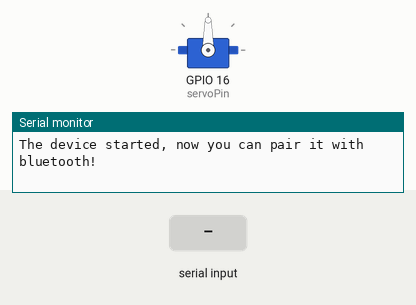
This sketch was run on a simulated ESP32. Parts: servo, the last lines printed to the serial monitor. The test bench sets the inputs (shaded band). Nothing arrives over Bluetooth unless stated.

Above: at 1.2 s.
1.3 s: "1\n" received over Serial
At 2.3 s:
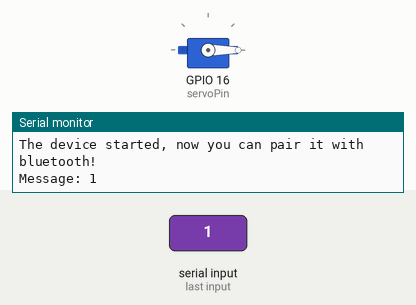
4.5 s: "2\n" received over Serial
At 5.7 s:
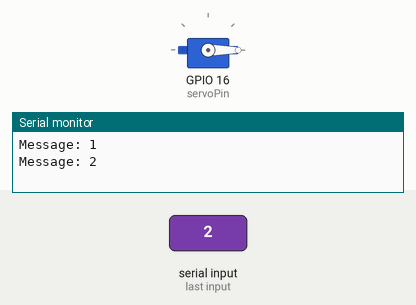
Timing chart, 0 to 7.5 s (numbered marks = the images above; inputs shaded):
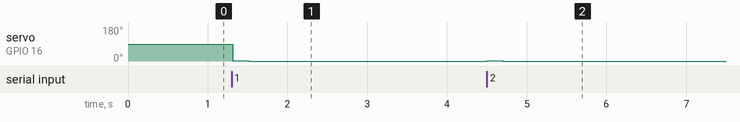

The sketch:

BTSerial_Servo.ino
```cpp
/*
Bluetooth Serial Simple Servo

This example creates a simple connection to an ESP32 via classic bluetooth.
Messages sent to the ESP32 will control the servo motor. Valid inputs
are doubles greater than 0 and less than or equal to 180.0.

By Zane Zook 2021
*/

// Include required libraries
#include <BluetoothSerial.h>
#include <ESP32Servo.h>

// Preprocessor Directives
#if !defined(CONFIG_BT_ENABLED) || !defined(CONFIG_BLUEDROID_ENABLED)
#error Bluetooth is not enabled! Please run `make menuconfig` to and enable it
#endif

// Bluetooth Serial object
BluetoothSerial SerialBT;

// Define relevant variables for control
Servo SERVO;              // create Servo objects
int CUE_LENGTH = 200;     // ms to display cue

// Handle received and sent messages
String message = "";
char incomingChar;
bool messageRecieved = false;

// Setup function to start bluetooth
void setup() {
  // Possible PWM GPIO pins on the ESP32: 0(used by on-board button),2,4,5(used by on-board LED),12-19,21-23,25-27,32-33
  // Pins available on Snaptics board V2.0 (TO BE UPDATED)
  // ERM:34,35,25,26,27,14,12,13 | Servo:18,5,15,2,0,4,17,16
  int servoPin = 16;

  // Set serial baud
  Serial.begin(115200);

  // Initiate Bluetooth
  if(SerialBT.begin("ESP32test")) {
    Serial.println("The device started, now you can pair it with bluetooth!");
  }
  else {
    Serial.println("An error occurred initializing Bluetooth");
  }

  // Setup Servo objects
  // using SG90 servo min/max of 500us and 2400us
  SERVO.setPeriodHertz(50); // Standard 50hz servo
  SERVO.attach(servoPin, 500, 2400);// attaches the servo to pin
}

// Main loop function
void loop() {
  // Recieve incoming serial monitor messages
  while(Serial.available()) {
    char incomingChar = Serial.read();
    if (incomingChar != '\n') {
      message += String(incomingChar);
    }
    messageRecieved = true;
  }

  // Recieve incoming bluetooth messages
  while (SerialBT.available()) {
    char incomingChar = SerialBT.read();
    if (incomingChar != '\n') {
      message += String(incomingChar);
    }
    messageRecieved = true;
  }

  // If a message has been recieved, parse it
  if(messageRecieved) {
    Serial.println("Message: " + message);

    // convert input into double
    double command = message.toDouble();

    // if command is proper for the servo, run servo
    if(command <= 180.0 && command > 0){
        // run servo if applicable for CUE_LENGTH
        SERVO.write(command);
        delay(CUE_LENGTH);
        SERVO.write(0);
    }

    // throw error if command is invalid
    else{
      Serial.println("Invalid input");
    }

    // reset message
    message = "";
    messageRecieved = false;
  }

  // Simple delay to slow Bluetooth check loop
  delay(20);
}
```

Measured:
- after the input at 1.3 s, servo on GPIO 16 (servoPin): 90° → 1° at once, → 0° 0.20 s later
- after the input at 4.5 s, servo on GPIO 16 (servoPin): 0° → 2° at once, → 0° 0.20 s later
